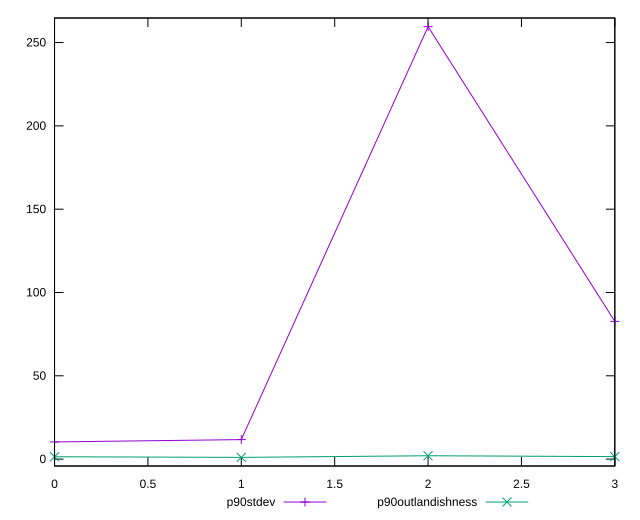

Source code (gnuplot):
reset

$p90Stdev <<EOF
0 10.315206637938163
1 11.709304455137802
2 259.5584511883137
3 82.64890568295488
EOF

$p90Outlandishness <<EOF
0 1.423508987897533
1 1.0368036704445789
2 2.025808533811235
3 1.510040295447562
EOF

set key outside below
set xrange [0:3]
set yrange [-4.133629279912804:264.7288841386711]
set trange [-4.133629279912804:264.7288841386711]
set terminal svg size 640, 520 enhanced background rgb 'white'
set output "reports/report_00031_2021-02-24T23-18-18.084Z/server-response-time/progression/stddev.svg"

plot $p90Stdev title "p90stdev" with linespoints, \
     $p90Outlandishness title "p90outlandishness" with linespoints

reset
